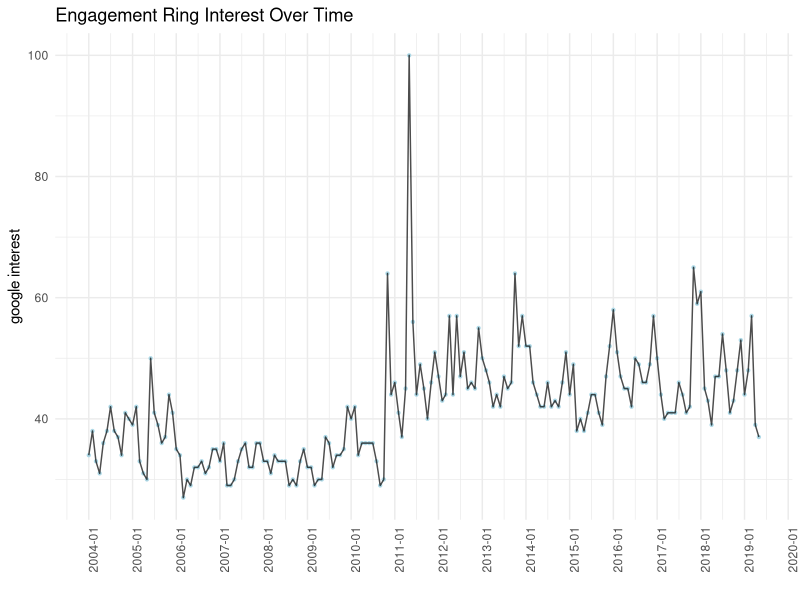
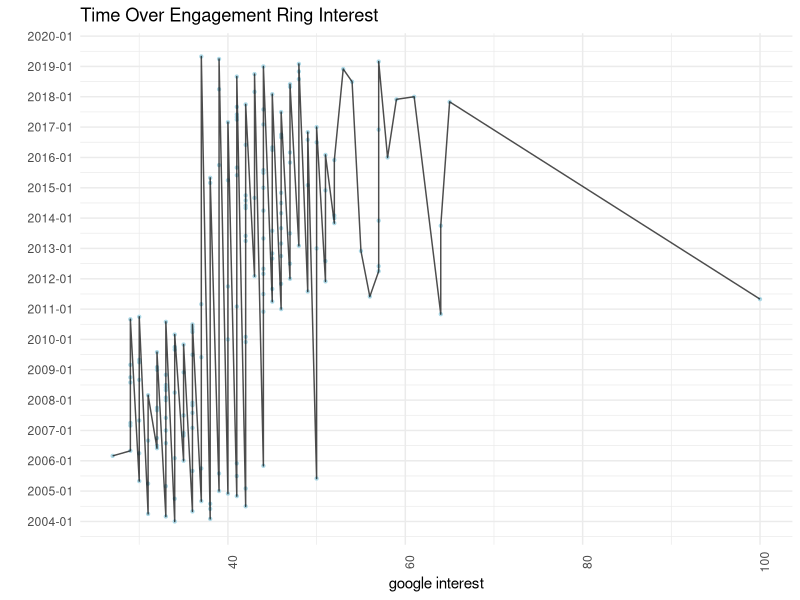
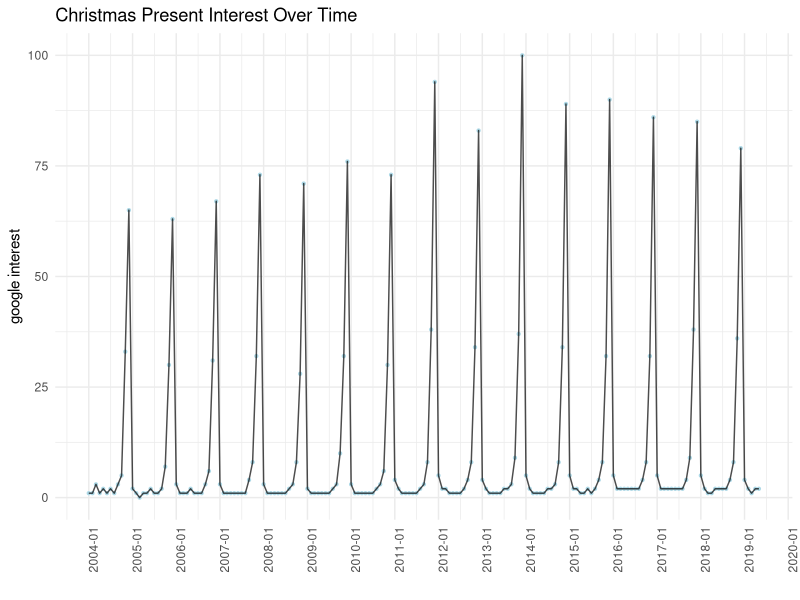
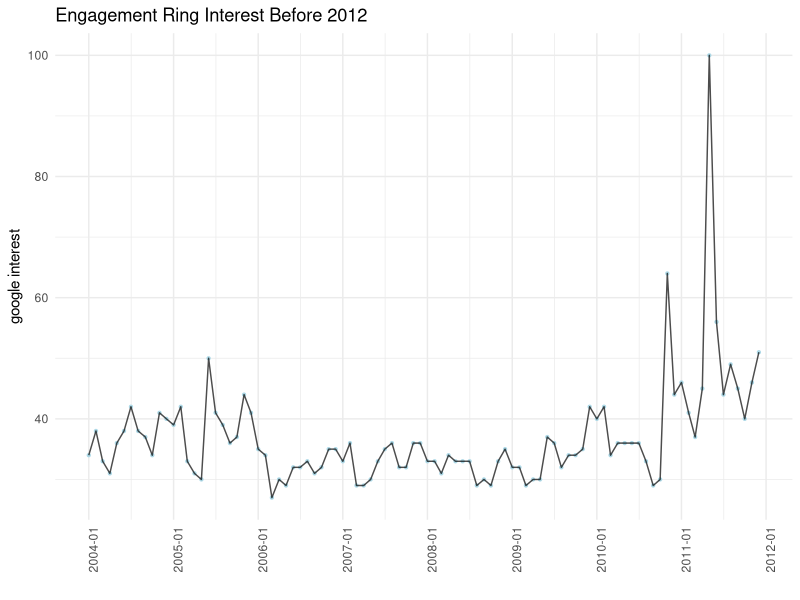
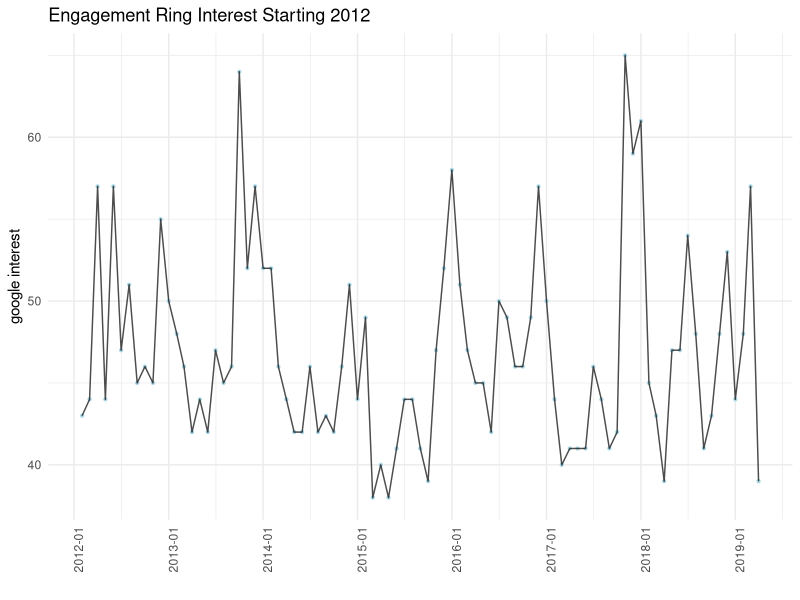
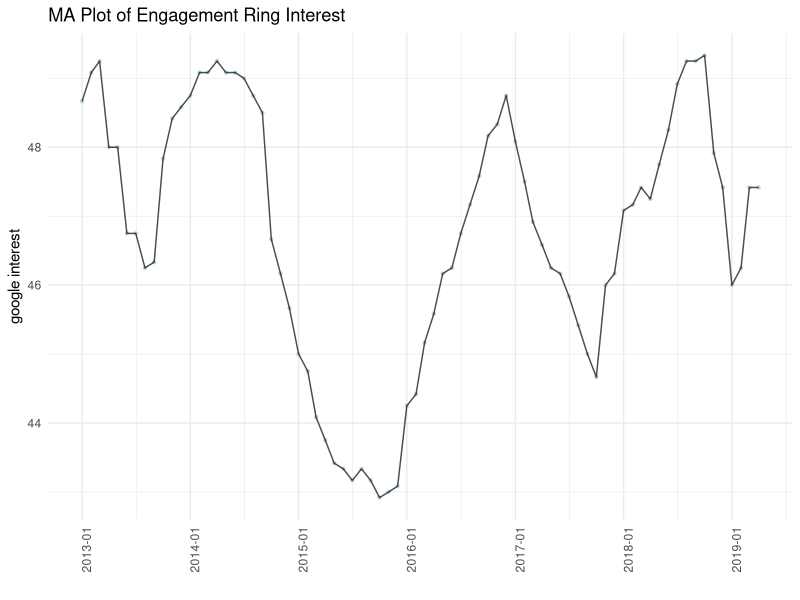
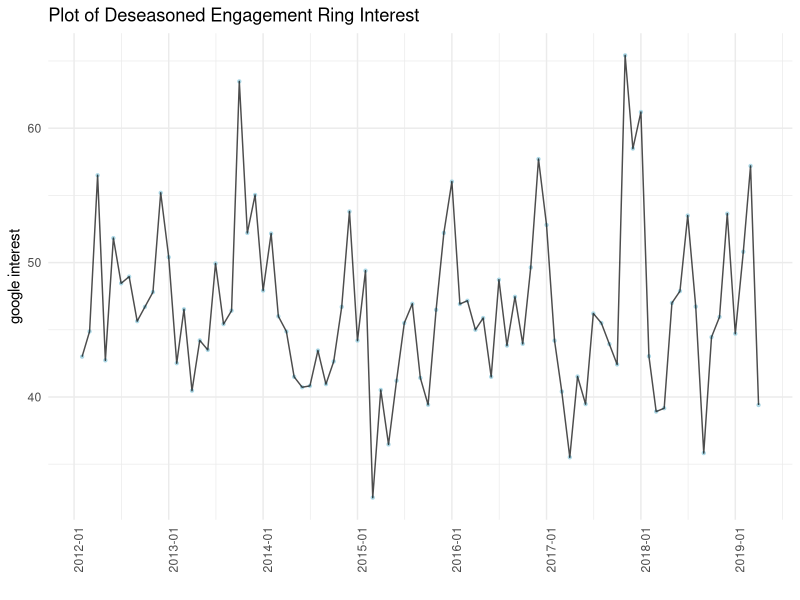

Reproduce these figures in R, in order.
## ---- chunk 1
library(readr)
library(ggplot2)
library(dplyr)
library(scales)
## ---- chunk 2
engagement <- read_csv("../../data/engagement-ring.csv", col_names=TRUE)
names(engagement) <- c("date", "search")

engagement <- engagement %>% mutate(date=paste0(date, "-01"))
engagement <- engagement %>% mutate(date=as.Date(date, "%Y-%m-%d"))

# set.seed(107)
# engagement %>% sample_n(6) %>% arrange(date)
## ---- chunk 3
min <- as.Date("2004-01-01")
max <- max(engagement$date)

ggplot(engagement, aes(x=date, y=search)) + 
  geom_point(size=0.8, col="lightblue") + 
  geom_line(alpha=0.7) +
  scale_x_date(date_breaks="1 year", limits=c(min, max), labels=date_format("%Y-%m")) +
  ylab("google interest") +
  xlab("") +
  ggtitle("Engagement Ring Interest Over Time") +
  theme_minimal() + 
  theme(axis.text.x = element_text(angle = 90))
## ---- chunk 4
min <- as.Date("2004-01-01")
max <- max(engagement$date)

ggplot(engagement, aes(y=date, x=search)) + 
  geom_point(size=0.8, col="lightblue") + 
  geom_line(alpha=0.7) +
  scale_y_date(date_breaks="1 year", limits=c(min, max), labels=date_format("%Y-%m")) +
  xlab("google interest") +
  ylab("") +
  ggtitle("Time Over Engagement Ring Interest") +
  theme_minimal() + 
  theme(axis.text.x = element_text(angle = 90))
## ---- chunk 5
christmas <- read_csv("../../data/christmas-present.csv", col_names=TRUE)
names(christmas) <- c("date", "search")

christmas <- christmas %>% mutate(date=paste0(date, "-01"))
christmas <- christmas %>% mutate(date=as.Date(date, "%Y-%m-%d"))
christmas <- christmas %>% mutate(search=as.numeric(gsub("<1", "0", search)))

# set.seed(108)
# christmas %>% sample_n(6) %>% arrange(date)
## ---- chunk 6
min <- as.Date("2004-01-01")
max <- max(christmas$date)

ggplot(christmas, aes(x=date, y=search)) + 
  geom_point(size=0.8, col="lightblue") + 
  geom_line(alpha=0.7) +
  scale_x_date(date_breaks="1 year", limits=c(min, max), labels=date_format("%Y-%m")) +
  ylab("google interest") +
  xlab("") +
  ggtitle("Christmas Present Interest Over Time") +
  theme_minimal() + 
  theme(axis.text.x = element_text(angle = 90))
## ---- chunk 7
max <- as.Date("2011-12-01")
min <- min(engagement$date)

ggplot(engagement, aes(x=date, y=search)) + 
  geom_point(size=0.8, col="lightblue") + 
  geom_line(alpha=0.7) +
  scale_x_date(date_breaks="1 year", limits=c(min, max), labels=date_format("%Y-%m")) +
  ylab("google interest") +
  xlab("") +
  ggtitle("Engagement Ring Interest Before 2012") +
  theme_minimal() + 
  theme(axis.text.x = element_text(angle = 90))
## ---- chunk 8
min <- as.Date("2012-01-01")
max <- max(engagement$date)
engagement_sub <- engagement %>% filter(date>min) %>% filter(date<max)

ggplot(engagement_sub, aes(x=date, y=search)) + 
  geom_point(size=0.8, col="lightblue") + 
  geom_line(alpha=0.7) +
  scale_x_date(date_breaks="1 year", labels=date_format("%Y-%m")) +
  ylab("google interest") +
  xlab("") +
  ggtitle("Engagement Ring Interest Starting 2012") +
  theme_minimal() + 
  theme(axis.text.x = element_text(angle = 90))
## ---- chunk 9
d <- 25
q <- (d-1)/2
# q <- d/2
## ---- chunk 10
library(TTR)
smooth <- SMA(engagement_sub %>% pull(search), n=q)
smooth <- data.frame(ma=smooth)
engagement_sub <- cbind(engagement_sub, smooth)
## ---- chunk 11
ggplot(engagement_sub[complete.cases(engagement_sub),], aes(x=date, y=ma)) + 
  geom_point(size=0.8, col="lightblue") + 
  geom_line(alpha=0.7) +
  scale_x_date(date_breaks="1 year", labels=date_format("%Y-%m")) +
  ylab("google interest") +
  xlab("") +
  ggtitle("MA Plot of Engagement Ring Interest") +
  theme_minimal() + 
  theme(axis.text.x = element_text(angle = 90))
## ---- chunk 12
# * DEFINITIONS
x <- engagement_sub$search
mhat <- engagement_sub$ma
n <- length(x)
# d <- 8
# q <- d/2

# * PER INCREMENT IN PERIOD INTERVAL
# * GET AVERAGE DEVIATION ACROSS ENTIRE TIME SERIES
w <- c()
for (k in 1:d) {
  j   <- 1:round(n/d)
  inx <- k + 8*j
  
  condition_1 <- inx > q
  condition_2 <- inx <= n-q
  
  confirmed <- which(condition_1+condition_2==2)
  
  w_k <- sqrt(mean((x[inx[confirmed]] - mhat[inx[confirmed]])^2))
  w <- c(w, w_k)
}

# * ESIMATE SEASONAL COMPONENT
s <- c()
for (k in 1:d) {
  s_k <- w[k] - mean(w[1:k])
  s <- c(s, s_k)
}

# * GET DESEASONALIZED DATA
int_quo   <- n/length(s)
remainder <- n %% length(s)

s_t <- c(rep(s, times=int_quo), s[1:remainder])
# length(s_t)
d_t <- x - s_t
d_t <- data.frame(deseason=d_t)
engagement_sub <- cbind(engagement_sub, d_t)
## ---- chunk 13
ggplot(engagement_sub, aes(x=date, y=deseason)) + 
  geom_point(size=0.8, col="lightblue") + 
  geom_line(alpha=0.7) +
  scale_x_date(date_breaks="1 year", labels=date_format("%Y-%m")) +
  ylab("google interest") +
  xlab("") +
  ggtitle("Plot of Deseasoned Engagement Ring Interest") +
  theme_minimal() + 
  theme(axis.text.x = element_text(angle = 90))
## ---- chunk 14
# adf.test()
